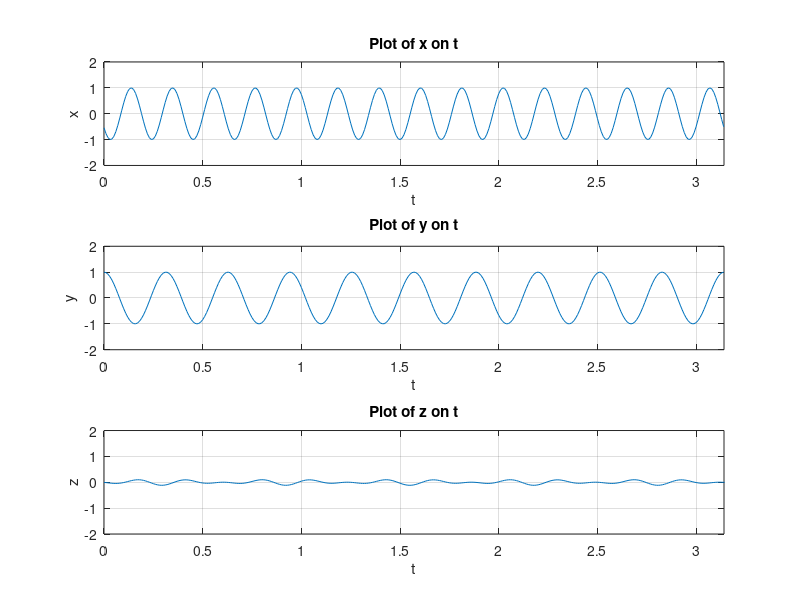

Reproduce this figure in MATLAB.
%{
****************************************************************************
* Copyright         : 2024 Jaylen Avtarovski
* File Name         : Q3a.m
* Description       : This file contains the code for Question 3a in Tute 1
*
****************************************************************************
%}

dt = 0.01;
t1 = 0:dt:pi;
t2 = 0:dt:pi;

ts = min(t1) + min(t2);
te = max(t1) + max(t2);

t = ts:dt:te;

x = sin((30*t1) + 10);
y = cos(20*t2);

z = conv(x,y) * dt;

% x over t
subplot(3, 1, 1);
plot(t1, x); 
grid on;
xlabel('t');
ylabel('x');
title('Plot of x on t');
axis([0 pi -2 2]);

% y over t
subplot(3, 1, 2);
plot(t2, y); 
grid on;
xlabel('t');
ylabel('y');
title('Plot of y on t');
axis([0 pi -2 2]);

% z over t
subplot(3,1,3);
plot(t, z); 
grid on;
xlabel('t');
ylabel('z');
title('Plot of z on t');
axis([0 pi -2 2]);